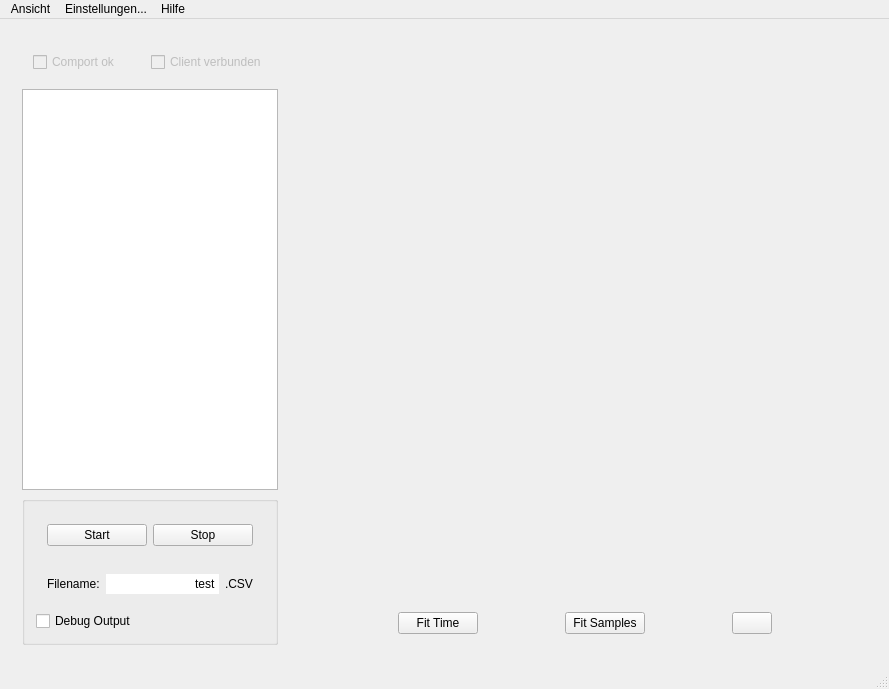
<?xml version="1.0" encoding="UTF-8"?>
<ui version="4.0">
 <class>MainWindow</class>
 <widget class="QMainWindow" name="MainWindow">
  <property name="geometry">
   <rect>
    <x>0</x>
    <y>0</y>
    <width>889</width>
    <height>689</height>
   </rect>
  </property>
  <property name="windowTitle">
   <string>GEM Wisy</string>
  </property>
  <property name="windowIcon">
   <iconset resource="Ressource.qrc">
    <normaloff>:/images/images/logo.jpg</normaloff>:/images/images/logo.jpg</iconset>
  </property>
  <widget class="QWidget" name="centralWidget">
   <layout class="QGridLayout" name="gridLayout">
    <item row="1" column="0" rowspan="3">
     <widget class="QWidget" name="widget_11" native="true">
      <property name="sizePolicy">
       <sizepolicy hsizetype="Fixed" vsizetype="Expanding">
        <horstretch>0</horstretch>
        <verstretch>0</verstretch>
       </sizepolicy>
      </property>
      <layout class="QVBoxLayout" name="verticalLayout_2">
       <item>
        <widget class="QWidget" name="widget_2" native="true">
         <layout class="QHBoxLayout" name="horizontalLayout_2">
          <item>
           <widget class="QCheckBox" name="cb_ComportOk">
            <property name="enabled">
             <bool>false</bool>
            </property>
            <property name="text">
             <string>Comport ok</string>
            </property>
            <property name="checkable">
             <bool>true</bool>
            </property>
           </widget>
          </item>
          <item>
           <widget class="QCheckBox" name="cb_ClientConnected">
            <property name="enabled">
             <bool>false</bool>
            </property>
            <property name="text">
             <string>Client verbunden</string>
            </property>
            <property name="checkable">
             <bool>true</bool>
            </property>
           </widget>
          </item>
         </layout>
        </widget>
       </item>
       <item>
        <widget class="QTextEdit" name="te_Data">
         <property name="sizePolicy">
          <sizepolicy hsizetype="Expanding" vsizetype="Expanding">
           <horstretch>2</horstretch>
           <verstretch>0</verstretch>
          </sizepolicy>
         </property>
         <property name="acceptDrops">
          <bool>false</bool>
         </property>
         <property name="autoFormatting">
          <set>QTextEdit::AutoAll</set>
         </property>
         <property name="textInteractionFlags">
          <set>Qt::TextSelectableByKeyboard|Qt::TextSelectableByMouse</set>
         </property>
        </widget>
       </item>
       <item>
        <widget class="QGroupBox" name="groupBox_Log">
         <layout class="QVBoxLayout" name="verticalLayout">
          <item>
           <widget class="QWidget" name="widget_8" native="true">
            <layout class="QGridLayout" name="gridLayout_3">
             <item row="0" column="1">
              <widget class="QPushButton" name="pb_Stop">
               <property name="text">
                <string>Stop</string>
               </property>
              </widget>
             </item>
             <item row="0" column="0">
              <widget class="QPushButton" name="pb_Start">
               <property name="text">
                <string>Start</string>
               </property>
              </widget>
             </item>
            </layout>
           </widget>
          </item>
          <item>
           <widget class="QWidget" name="widgetFilename" native="true">
            <property name="enabled">
             <bool>true</bool>
            </property>
            <layout class="QVBoxLayout" name="verticalLayout_5">
             <item>
              <widget class="QWidget" name="widget_5" native="true">
               <layout class="QHBoxLayout" name="horizontalLayout_3">
                <property name="leftMargin">
                 <number>0</number>
                </property>
                <property name="topMargin">
                 <number>0</number>
                </property>
                <property name="rightMargin">
                 <number>0</number>
                </property>
                <property name="bottomMargin">
                 <number>0</number>
                </property>
                <item>
                 <widget class="QLabel" name="label">
                  <property name="text">
                   <string>Filename:</string>
                  </property>
                 </widget>
                </item>
                <item>
                 <widget class="QLineEdit" name="FilenameLineEdit">
                  <property name="text">
                   <string>test</string>
                  </property>
                  <property name="frame">
                   <bool>false</bool>
                  </property>
                  <property name="alignment">
                   <set>Qt::AlignRight|Qt::AlignTrailing|Qt::AlignVCenter</set>
                  </property>
                 </widget>
                </item>
                <item>
                 <widget class="QLabel" name="labelFilename">
                  <property name="text">
                   <string>.CSV</string>
                  </property>
                 </widget>
                </item>
               </layout>
              </widget>
             </item>
            </layout>
           </widget>
          </item>
          <item>
           <widget class="QCheckBox" name="cbDebug">
            <property name="text">
             <string>Debug Output</string>
            </property>
           </widget>
          </item>
         </layout>
        </widget>
       </item>
      </layout>
     </widget>
    </item>
    <item row="1" column="2" rowspan="3">
     <widget class="QWidget" name="widget_Plot" native="true">
      <property name="sizePolicy">
       <sizepolicy hsizetype="Expanding" vsizetype="Expanding">
        <horstretch>0</horstretch>
        <verstretch>0</verstretch>
       </sizepolicy>
      </property>
      <layout class="QVBoxLayout" name="verticalLayout_4">
       <item>
        <widget class="QCustomPlot" name="customPlot" native="true">
         <property name="sizePolicy">
          <sizepolicy hsizetype="Expanding" vsizetype="Expanding">
           <horstretch>0</horstretch>
           <verstretch>0</verstretch>
          </sizepolicy>
         </property>
        </widget>
       </item>
       <item>
        <widget class="QWidget" name="widget" native="true">
         <property name="sizePolicy">
          <sizepolicy hsizetype="Preferred" vsizetype="Preferred">
           <horstretch>0</horstretch>
           <verstretch>0</verstretch>
          </sizepolicy>
         </property>
         <layout class="QHBoxLayout" name="horizontalLayout">
          <item>
           <widget class="QPushButton" name="pb_XFit">
            <property name="sizePolicy">
             <sizepolicy hsizetype="Fixed" vsizetype="Fixed">
              <horstretch>0</horstretch>
              <verstretch>0</verstretch>
             </sizepolicy>
            </property>
            <property name="text">
             <string>Fit Time</string>
            </property>
           </widget>
          </item>
          <item>
           <widget class="QPushButton" name="pb_YFit">
            <property name="sizePolicy">
             <sizepolicy hsizetype="Fixed" vsizetype="Fixed">
              <horstretch>0</horstretch>
              <verstretch>0</verstretch>
             </sizepolicy>
            </property>
            <property name="text">
             <string>Fit Samples</string>
            </property>
           </widget>
          </item>
          <item>
           <widget class="QPushButton" name="pushButton_3">
            <property name="sizePolicy">
             <sizepolicy hsizetype="Fixed" vsizetype="Fixed">
              <horstretch>0</horstretch>
              <verstretch>0</verstretch>
             </sizepolicy>
            </property>
            <property name="text">
             <string/>
            </property>
           </widget>
          </item>
         </layout>
        </widget>
       </item>
      </layout>
     </widget>
    </item>
   </layout>
  </widget>
  <widget class="QMenuBar" name="menuBar">
   <property name="geometry">
    <rect>
     <x>0</x>
     <y>0</y>
     <width>889</width>
     <height>22</height>
    </rect>
   </property>
   <widget class="QMenu" name="menuDatei">
    <property name="title">
     <string>Ansicht</string>
    </property>
    <addaction name="actionZeige_Plotfenster"/>
    <addaction name="actionZeige_Log_Einstellungen"/>
   </widget>
   <widget class="QMenu" name="menuEinstellungen">
    <property name="title">
     <string>Einstellungen...</string>
    </property>
   </widget>
   <widget class="QMenu" name="menuHilfe">
    <property name="title">
     <string>Hilfe</string>
    </property>
    <addaction name="actionKurzreferenz"/>
    <addaction name="actionAbout"/>
   </widget>
   <addaction name="menuDatei"/>
   <addaction name="menuEinstellungen"/>
   <addaction name="menuHilfe"/>
  </widget>
  <widget class="QStatusBar" name="statusBar"/>
  <action name="actionZeige_Plotfenster">
   <property name="checkable">
    <bool>true</bool>
   </property>
   <property name="text">
    <string>Zeige Plotfenster</string>
   </property>
  </action>
  <action name="actionZeige_Log_Einstellungen">
   <property name="checkable">
    <bool>true</bool>
   </property>
   <property name="text">
    <string>Zeige Log Einstellungen</string>
   </property>
  </action>
  <action name="actionComport">
   <property name="text">
    <string>Comport</string>
   </property>
  </action>
  <action name="actionServer_aktiv">
   <property name="checkable">
    <bool>true</bool>
   </property>
   <property name="text">
    <string>Server aktiv</string>
   </property>
  </action>
  <action name="actionPortnummer">
   <property name="text">
    <string>Portnummer</string>
   </property>
  </action>
  <action name="actionAbout">
   <property name="text">
    <string>Über</string>
   </property>
  </action>
  <action name="actionKurzreferenz">
   <property name="text">
    <string>Kurzreferenz</string>
   </property>
  </action>
 </widget>
 <layoutdefault spacing="6" margin="11"/>
 <customwidgets>
  <customwidget>
   <class>QCustomPlot</class>
   <extends>QWidget</extends>
   <header>qcustomplot/qcustomplot.h</header>
   <container>1</container>
  </customwidget>
 </customwidgets>
 <resources>
  <include location="Ressource.qrc"/>
 </resources>
 <connections/>
</ui>
